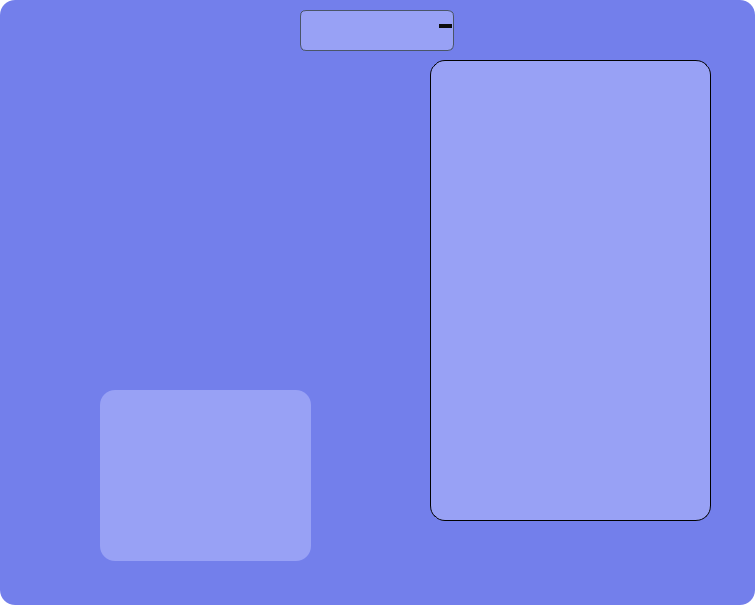
<?xml version="1.0" encoding="UTF-8"?>
<ui version="4.0">
 <class>WeatherTracker</class>
 <widget class="QMainWindow" name="WeatherTracker">
  <property name="windowModality">
   <enum>Qt::WindowModality::NonModal</enum>
  </property>
  <property name="geometry">
   <rect>
    <x>0</x>
    <y>0</y>
    <width>755</width>
    <height>605</height>
   </rect>
  </property>
  <property name="windowTitle">
   <string>MainWindow</string>
  </property>
  <property name="styleSheet">
   <string notr="true">QMainWindow {
    border-radius: 15px;
    background-color: #ffffff;
}</string>
  </property>
  <widget class="QWidget" name="centralwidget">
   <property name="styleSheet">
    <string notr="true">QWidget {
    border-radius: 15px;
    background-color: #737feb;
}</string>
   </property>
   <widget class="QFrame" name="gridFrame">
    <property name="geometry">
     <rect>
      <x>10</x>
      <y>50</y>
      <width>341</width>
      <height>551</height>
     </rect>
    </property>
    <widget class="QLabel" name="Temp">
     <property name="geometry">
      <rect>
       <x>90</x>
       <y>340</y>
       <width>211</width>
       <height>171</height>
      </rect>
     </property>
     <property name="styleSheet">
      <string notr="true">QLabel {
	border-radius: 15px;
	background-color: #98a1f5;
	font-size: 140px;

	text-align: left;
    padding: 0px;
    margin: 0px;
	color: white;
}</string>
     </property>
     <property name="text">
      <string/>
     </property>
    </widget>
    <widget class="QLabel" name="iconWeather">
     <property name="geometry">
      <rect>
       <x>40</x>
       <y>10</y>
       <width>271</width>
       <height>261</height>
      </rect>
     </property>
     <property name="text">
      <string/>
     </property>
    </widget>
   </widget>
   <widget class="QFrame" name="verticalFrame">
    <property name="geometry">
     <rect>
      <x>0</x>
      <y>10</y>
      <width>751</width>
      <height>41</height>
     </rect>
    </property>
    <widget class="QComboBox" name="CityBox">
     <property name="geometry">
      <rect>
       <x>300</x>
       <y>0</y>
       <width>154</width>
       <height>41</height>
      </rect>
     </property>
     <property name="styleSheet">
      <string notr="true">QComboBox {
    background-color: #98a1f5;
    border: 1px solid #4a5568;
    border-radius: 6px;
    padding: 8px 15px;
    color: #0c0c0d;
}

QComboBox::drop-down {
    border-left: 0px solid #0c0c0d;
}

QComboBox::down-arrow {
    border-top: 4px solid #0c0c0d;
}

QComboBox QAbstractItemView {
    background-color: #white;
    border: 1px solid #4a5568;
	border-radius: 6px;
	outline: 0px;
}

QComboBox QAbstractItemView::item {
    background-color: #3d4163;
	border: 0px;
    border-radius: 6px;
	color: white;
}</string>
     </property>
    </widget>
   </widget>
   <widget class="QFrame" name="frame">
    <property name="geometry">
     <rect>
      <x>380</x>
      <y>60</y>
      <width>361</width>
      <height>541</height>
     </rect>
    </property>
    <property name="frameShape">
     <enum>QFrame::Shape::StyledPanel</enum>
    </property>
    <property name="frameShadow">
     <enum>QFrame::Shadow::Raised</enum>
    </property>
    <widget class="QLabel" name="otherStat">
     <property name="geometry">
      <rect>
       <x>50</x>
       <y>0</y>
       <width>281</width>
       <height>461</height>
      </rect>
     </property>
     <property name="styleSheet">
      <string notr="true">QLabel {
	border-radius: 15px;
	background-color: #98a1f5;
	border: 1px solid #020203;
	font-size: 17px;
	color: #25252b;
		

	text-align: left;
    padding: 0px;                   
    margin: 0px;
}</string>
     </property>
     <property name="text">
      <string/>
     </property>
    </widget>
   </widget>
  </widget>
 </widget>
 <resources/>
 <connections/>
</ui>
